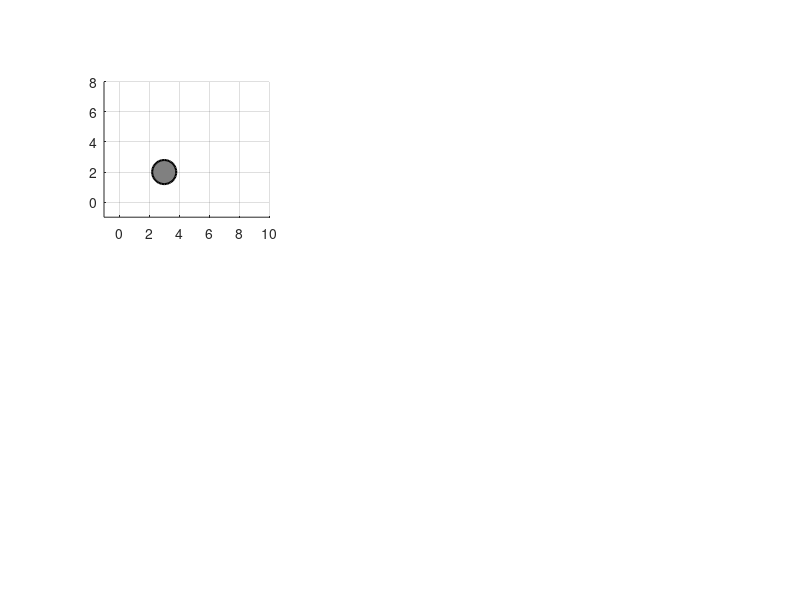

Here is the MATLAB script that generated this plot: (Note: this script raises an error after producing the figure.)
function apf_advanced_optimized()
    % Optimized 2D Artificial Potential Field Obstacle Avoidance
    % With adaptive parameter tuning and performance optimization
    
    clc;
    clear;
    close all;
    
    % ==================== SIMULATION PARAMETERS ====================
    dt = 0.1;                    % Time step
    max_iterations = 2000;        % Maximum number of iterations
    goal_threshold = 0.5;         % Distance threshold to consider goal reached
    
    % Robot parameters
    robot_pos = [0; 0];           % Starting position [x; y]
    robot_radius = 0.3;           % Robot radius for collision checking
    
    % Goal position
    goal_pos = [8; 6];            % Target position
    
    % Obstacles - [x, y, radius]
    obstacles = [
        3, 2, 0.8;
        4, 5, 0.7;
        6, 3, 0.6;
        2, 4, 0.5;
        7, 4.5, 0.7;
    ];
    
    % ==================== ADVANCED APF PARAMETERS ====================
    params = struct();
    params.attraction_gain = 0.8;       % Ka - Attractive potential gain
    params.repulsion_gain = 3.0;         % Kr - Repulsive potential gain
    params.repulsion_distance = 2.5;     % Q* - Distance of influence
    params.dt = dt;
    
    % Adaptive field parameters
    params.use_adaptive = true;
    params.adaptive_gain = 1.5;
    params.goal_influence_distance = 3.0;
    
    % Local minima escape parameters
    params.enable_escape = true;
    params.escape_force_magnitude = 1.2;
    params.escape_duration = 30;
    params.escape_threshold = 0.3;
    
    % Dynamic parameter adjustment
    params.dynamic_tuning = true;        % Enable dynamic parameter tuning
    params.min_repulsion_gain = 2.0;      % Minimum repulsion gain
    params.max_repulsion_gain = 5.0;      % Maximum repulsion gain
    
    % ==================== INITIALIZATION ====================
    % Data logging for analysis
    log = initialize_log(robot_pos, goal_pos);
    
    % Local minima detection
    stuck_counter = 0;
    escape_mode = false;
    escape_counter = 0;
    escape_direction = [0; 0];
    prev_positions = [];
    
    % Performance tracking
    performance = struct();
    performance.iteration_times = [];
    performance.parameter_adjustments = [];
    
    % Create multi-panel figure
    figure('Position', [50, 50, 1600, 900]);
    
    % ==================== MAIN SIMULATION LOOP ====================
    fprintf('=== Optimized APF Navigation Simulation ===\n');
    fprintf('Goal position: (%.1f, %.1f)\n', goal_pos(1), goal_pos(2));
    fprintf('Initial position: (%.1f, %.1f)\n', robot_pos(1), robot_pos(2));
    fprintf('Number of obstacles: %d\n\n', size(obstacles, 1));
    
    t_start = tic;
    
    for iter = 1:max_iterations
        iteration_start = tic;
        
        % Store position for stuck detection
        prev_positions = [prev_positions, robot_pos];
        if size(prev_positions, 2) > 20
            prev_positions = prev_positions(:, 2:end);
        end
        
        % Dynamically adjust parameters based on situation
        if params.dynamic_tuning
            params = dynamic_parameter_tuning(params, robot_pos, goal_pos, obstacles, iter);
        end
        
        % Calculate APF forces
        [total_force, F_att, F_rep, details] = calculate_advanced_forces(...
            robot_pos, goal_pos, obstacles, params, iter);
        
        % Check for local minima
        if params.enable_escape && ~escape_mode
            [is_stuck, escape_dir] = detect_local_minima_advanced(...
                log.velocity, prev_positions, params.escape_threshold);
            
            if is_stuck
                fprintf('⚠ Local minima detected at iteration %d! Activating escape.\n', iter);
                escape_mode = true;
                escape_counter = params.escape_duration;
                escape_direction = escape_dir;
                stuck_counter = stuck_counter + 1;
            end
        end
        
        % Apply escape force
        if escape_mode
            total_force = total_force + params.escape_force_magnitude * escape_direction;
            escape_counter = escape_counter - 1;
            
            if escape_counter <= 0
                escape_mode = false;
                fprintf('✓ Escape completed at iteration %d\n', iter);
            end
        end
        
        % Update robot position
        robot_pos = robot_pos + total_force * dt;
        current_time = log.time(end) + dt;
        
        % Log data
        log = update_log(log, robot_pos, total_force, current_time, ...
                        F_att, F_rep, escape_mode, iter, goal_pos);
        
        % Track performance
        performance.iteration_times(iter) = toc(iteration_start);
        
        % Check termination conditions
        dist_to_goal = log.dist_to_goal(end);
        if dist_to_goal < goal_threshold
            fprintf('\n✓ GOAL REACHED successfully in %d iterations!\n', iter);
            fprintf('  Final distance: %.3f\n', dist_to_goal);
            break;
        end
        
        if check_collision(robot_pos, robot_radius, obstacles)
            fprintf('\n✗ COLLISION DETECTED at iteration %d!\n', iter);
            fprintf('  Position: (%.3f, %.3f)\n', robot_pos(1), robot_pos(2));
            break;
        end
        
        % Update visualization
        if mod(iter, 5) == 0 || iter == 1
            plot_optimized_visualization(robot_pos, goal_pos, obstacles, log, ...
                params, escape_mode, details, robot_radius, iter, performance);
            pause(0.01);
        end
        
        % Progress report
        if mod(iter, 50) == 0
            elapsed_time = toc(t_start);
            fprintf('Progress: %d iterations, time: %.1fs, dist to goal: %.3f\n', ...
                iter, elapsed_time, dist_to_goal);
        end
    end
    
    total_time = toc(t_start);
    
    % ==================== FINAL ANALYSIS ====================
    plot_comprehensive_analysis(log, obstacles, goal_pos, robot_pos, params, ...
                               robot_radius, performance, total_time);
    
    % Display comprehensive statistics
    display_enhanced_statistics(log, obstacles, robot_pos, goal_pos, ...
                               performance, total_time, stuck_counter);
end

function log = initialize_log(robot_pos, goal_pos)
    % Initialize data logging structure
    log = struct();
    log.position = robot_pos;
    log.velocity = [0; 0];
    log.time = 0;
    log.dist_to_goal = norm(robot_pos - goal_pos);
    log.force_att = [0; 0];
    log.force_rep = [0; 0];
    log.force_total = [0; 0];
    log.escape_active = false;
    log.iteration = 0;
    log.safety_margin = [];
    log.parameter_history = [];
end

function log = update_log(log, robot_pos, total_force, current_time, ...
                         F_att, F_rep, escape_mode, iter, goal_pos)
    % Update log with new data
    log.position = [log.position, robot_pos];
    log.velocity = [log.velocity, total_force];
    log.time = [log.time, current_time];
    log.dist_to_goal = [log.dist_to_goal, norm(robot_pos - goal_pos)];
    log.force_att = [log.force_att, F_att];
    log.force_rep = [log.force_rep, F_rep];
    log.force_total = [log.force_total, total_force];
    log.escape_active = [log.escape_active, escape_mode];
    log.iteration = [log.iteration, iter];
end

function params = dynamic_parameter_tuning(params, robot_pos, goal_pos, obstacles, iter)
    % Dynamically adjust parameters based on situation
    
    dist_to_goal = norm(robot_pos - goal_pos);
    
    % Find closest obstacle
    min_dist = inf;
    for i = 1:size(obstacles, 1)
        obs_pos = obstacles(i, 1:2)';
        obs_radius = obstacles(i, 3);
        dist = norm(robot_pos - obs_pos) - obs_radius;
        if dist < min_dist
            min_dist = dist;
        end
    end
    
    % Adjust repulsion gain based on proximity to obstacles
    if min_dist < 1.0
        % Close to obstacles - increase repulsion
        params.repulsion_gain = min(params.max_repulsion_gain, ...
                                   params.repulsion_gain * 1.05);
    elseif min_dist > 2.0
        % Far from obstacles - decrease repulsion
        params.repulsion_gain = max(params.min_repulsion_gain, ...
                                   params.repulsion_gain * 0.98);
    end
    
    % Adjust attraction gain based on progress
    if dist_to_goal < 2.0
        % Close to goal - reduce attraction to prevent overshoot
        params.attraction_gain = max(0.3, params.attraction_gain * 0.99);
    end
end

function [total_force, F_att, F_rep, details] = calculate_advanced_forces(...
    robot_pos, goal_pos, obstacles, params, iteration)
    % Advanced force calculation with multiple enhancements
    
    % Attractive force with quadratic potential
    dist_to_goal = norm(robot_pos - goal_pos);
    F_att = params.attraction_gain * (goal_pos - robot_pos);
    
    % Initialize repulsive force
    F_rep = [0; 0];
    details = struct();
    details.closest_obstacle_dist = inf;
    details.closest_obstacle_idx = 0;
    details.obstacle_forces = [];
    details.safety_margin = [];
    
    % Calculate repulsive forces
    for i = 1:size(obstacles, 1)
        obs_pos = obstacles(i, 1:2)';
        obs_radius = obstacles(i, 3);
        
        % Distance calculations
        dist_to_obs = norm(robot_pos - obs_pos);
        dist_to_surface = max(dist_to_obs - obs_radius, 0.001);
        
        % Track closest obstacle
        if dist_to_surface < details.closest_obstacle_dist
            details.closest_obstacle_dist = dist_to_surface;
            details.closest_obstacle_idx = i;
        end
        
        % Calculate repulsive force if within influence zone
        if dist_to_surface < params.repulsion_distance
            % Direction
            direction = (robot_pos - obs_pos) / dist_to_obs;
            
            % Adaptive factor for GNRON prevention
            if params.use_adaptive && dist_to_goal < params.goal_influence_distance
                adaptive_factor = (dist_to_goal / params.goal_influence_distance)^2;
            else
                adaptive_factor = 1.0;
            end
            
            % Force magnitude with improved formula
            magnitude = params.repulsion_gain * adaptive_factor * ...
                       (1/dist_to_surface - 1/params.repulsion_distance)^2;
            
            % Add force
            force = magnitude * direction;
            F_rep = F_rep + force;
            
            % Store for analysis
            details.obstacle_forces = [details.obstacle_forces; norm(force)];
            details.safety_margin = [details.safety_margin; dist_to_surface];
        end
    end
    
    % Force limiting
    max_rep_force = 5.0;
    if norm(F_rep) > max_rep_force
        F_rep = F_rep / norm(F_rep) * max_rep_force;
    end
    
    % Total force
    total_force = F_att + F_rep;
    
    % Global force limiting
    max_force = 2.5;
    if norm(total_force) > max_force
        total_force = total_force / norm(total_force) * max_force;
    end
    
    % Store details
    details.dist_to_goal = dist_to_goal;
    details.F_att_mag = norm(F_att);
    details.F_rep_mag = norm(F_rep);
end

function [is_stuck, escape_direction] = detect_local_minima_advanced(velocity_history, positions, threshold)
    % Advanced local minima detection
    
    is_stuck = false;
    escape_direction = [1; 0];
    
    % Need sufficient history
    if size(velocity_history, 2) < 15 || size(positions, 2) < 15
        return;
    end
    
    % Check recent velocities
    recent_velocities = velocity_history(:, end-14:end);
    avg_velocity = mean(vecnorm(recent_velocities, 2, 1));
    
    % Check position oscillation
    if size(positions, 2) >= 10
        recent_positions = positions(:, end-9:end);
        position_span = max(recent_positions, [], 2) - min(recent_positions, [], 2);
        oscillation = norm(position_span);
    else
        oscillation = inf;
    end
    
    % Detect stuck condition
    if avg_velocity < threshold && oscillation < 1.0
        is_stuck = true;
        
        % Calculate escape direction
        if size(positions, 2) >= 5
            p_current = positions(:, end);
            p_previous = positions(:, max(1, end-4));
            
            movement = p_current - p_previous;
            if norm(movement) > 0.01
                % Perpendicular direction
                escape_direction = [movement(2); -movement(1)] / norm(movement);
                % Add randomness
                angle = randn * 0.3;
                rotation = [cos(angle), -sin(angle); sin(angle), cos(angle)];
                escape_direction = rotation * escape_direction;
            end
        end
    end
end

function collision = check_collision(robot_pos, robot_radius, obstacles)
    % Check for collisions
    collision = false;
    
    for i = 1:size(obstacles, 1)
        obs_pos = obstacles(i, 1:2)';
        obs_radius = obstacles(i, 3);
        
        if norm(robot_pos - obs_pos) < (robot_radius + obs_radius)
            collision = true;
            return;
        end
    end
end

function plot_optimized_visualization(robot_pos, goal_pos, obstacles, log, ...
    params, escape_mode, details, robot_radius, iteration, performance)
    % Optimized 6-panel visualization
    
    % Panel 1: Robot trajectory and environment
    subplot(2, 3, 1);
    cla;
    hold on;
    grid on;
    axis equal;
    xlim([-1, 10]);
    ylim([-1, 8]);
    
    % Plot obstacles
    for i = 1:size(obstacles, 1)
        obs_x = obstacles(i, 1);
        obs_y = obstacles(i, 2);
        obs_r = obstacles(i, 3);
        
        % Obstacle body
        theta = linspace(0, 2*pi, 50);
        x_fill = obs_x + obs_r * cos(theta);
        y_fill = obs_y + obs_r * sin(theta);
        fill(x_fill, y_fill, [0.5, 0.5, 0.5], 'EdgeColor', 'k', 'LineWidth', 1.5);
        
        % Influence zone
        influence_x = obs_x + params.repulsion_distance * cos(theta);
        influence_y = obs_y + params.repulsion_distance * sin(theta);
        plot(influence_x, influence_y, 'r--', 'LineWidth', 0.8, 'Color', [1, 0, 0, 0.3]);
    end
    
    % Highlight closest obstacle
    if details.closest_obstacle_idx > 0
        idx = details.closest_obstacle_idx;
        obs_x = obstacles(idx, 1);
        obs_y = obstacles(idx, 2);
        obs_r = obstacles(idx, 3);
        rectangle('Position', [obs_x-obs_r-0.1, obs_y-obs_r-0.1, ...
                  2*obs_r+0.2, 2*obs_r+0.2], ...
                  'Curvature', [1, 1], 'EdgeColor', 'y', 'LineWidth', 2);
    end
    
    % Plot goal and path
    plot(goal_pos(1), goal_pos(2), 'g*', 'MarkerSize', 20, 'LineWidth', 2);
    plot(log.position(1, :), log.position(2, :), 'b-', 'LineWidth', 2);
    plot(robot_pos(1), robot_pos(2), 'bo', 'MarkerSize', 12, 'LineWidth', 2.5);
    
    % Plot start point
    plot(log.position(1, 1), log.position(2, 1), 'ks', 'MarkerSize', 8, 'LineWidth', 2);
    
    % Force vectors
    if size(log.force_total, 2) > 1
        F_total = log.force_total(:, end);
        if norm(F_total) > 0.01
            quiver(robot_pos(1), robot_pos(2), F_total(1), F_total(2), ...
                   0.8, 'k', 'LineWidth', 3, 'MaxHeadSize', 0.6);
        end
    end
    
    xlabel('X');
    ylabel('Y');
    title(sprintf('Trajectory (Iter %d, Dist: %.2f)', iteration, log.dist_to_goal(end)));
    legend('Obstacles', 'Influence Zone', 'Goal', 'Path', 'Robot', ...
           'Start', 'Total Force', 'Location', 'eastoutside');
    
    % Panel 2: Distance to goal over time
    subplot(2, 3, 2);
    plot(log.time, log.dist_to_goal, 'b-', 'LineWidth', 2);
    grid on;
    xlabel('Time (s)');
    ylabel('Distance');
    title('Distance to Goal');
    ylim([0, max(10, max(log.dist_to_goal))]);
    
    % Panel 3: Force magnitudes
    subplot(2, 3, 3);
    force_att_mag = vecnorm(log.force_att, 2, 1);
    force_rep_mag = vecnorm(log.force_rep, 2, 1);
    force_total_mag = vecnorm(log.force_total, 2, 1);
    
    plot(log.time, force_att_mag, 'g-', 'LineWidth', 1.5);
    hold on;
    plot(log.time, force_rep_mag, 'r-', 'LineWidth', 1.5);
    plot(log.time, force_total_mag, 'k-', 'LineWidth', 2);
    grid on;
    xlabel('Time (s)');
    ylabel('Force Magnitude');
    title('Force Analysis');
    legend('F_{att}', 'F_{rep}', 'F_{total}', 'Location', 'best');
    
    % Panel 4: Velocity profile
    subplot(2, 3, 4);
    velocity_mag = vecnorm(log.velocity, 2, 1);
    plot(log.time, velocity_mag, 'm-', 'LineWidth', 2);
    hold on;
    
    % Mark escape periods
    escape_starts = find(diff([0, log.escape_active]) == 1);
    escape_ends = find(diff([log.escape_active, 0]) == -1);
    
    for i = 1:min(length(escape_starts), length(escape_ends))
        if escape_starts(i) <= length(log.time) && escape_ends(i) <= length(log.time)
            x_fill = [log.time(escape_starts(i)), log.time(escape_ends(i)), ...
                      log.time(escape_ends(i)), log.time(escape_starts(i))];
            y_fill = [0, 0, max(velocity_mag), max(velocity_mag)];
            fill(x_fill, y_fill, 'y', 'FaceAlpha', 0.2, 'EdgeColor', 'none');
        end
    end
    
    grid on;
    xlabel('Time (s)');
    ylabel('Velocity');
    title('Velocity Profile');
    
    % Panel 5: Safety margin
    subplot(2, 3, 5);
    if isfield(details, 'closest_obstacle_dist')
        safety_margin = details.closest_obstacle_dist;
        bar(safety_margin, 'b');
        hold on;
        yline(robot_radius, 'r--', 'Collision Threshold', 'LineWidth', 1.5);
        grid on;
        xlabel('Current');
        ylabel('Distance');
        title('Safety Margin');
        ylim([0, max(2, safety_margin+0.5)]);
    end
    
    % Panel 6: Status panel
    subplot(2, 3, 6);
    cla;
    axis off;
    
    % Calculate stats for display
    avg_velocity = mean(velocity_mag(max(1, end-10):end));
    
    status_text = {
        '=== SIMULATION STATUS ===';
        sprintf('Iteration: %d', iteration);
        sprintf('Time: %.1f s', log.time(end));
        sprintf('Position: (%.2f, %.2f)', robot_pos(1), robot_pos(2));
        sprintf('Distance to goal: %.2f', log.dist_to_goal(end));
        sprintf('Velocity: %.2f', velocity_mag(end));
        sprintf('Avg velocity: %.2f', avg_velocity);
        sprintf('Attractive force: %.2f', norm(log.force_att(:, end)));
        sprintf('Repulsive force: %.2f', norm(log.force_rep(:, end)));
        sprintf('Safety margin: %.2f', details.closest_obstacle_dist);
        '';
        '=== PARAMETERS ===';
        sprintf('Ka: %.2f', params.attraction_gain);
        sprintf('Kr: %.2f', params.repulsion_gain);
        sprintf('Q*: %.1f', params.repulsion_distance);
        '';
        sprintf('Escape mode: %s', string(escape_mode));
        sprintf('Iteration time: %.3f s', mean(performance.iteration_times));
    };
    
    text(0.1, 0.9, status_text, 'VerticalAlignment', 'top', ...
         'FontName', 'Courier', 'FontSize', 10);
    
    drawnow;
end

function plot_comprehensive_analysis(log, obstacles, goal_pos, final_pos, params, ...
                                    robot_radius, performance, total_time)
    % Create comprehensive final analysis figure
    figure('Position', [100, 100, 1400, 900]);
    
    % Heat map of potential field
    subplot(3, 3, [1, 2]);
    [X, Y] = meshgrid(-1:0.1:10, -1:0.1:8);
    U = zeros(size(X));
    
    for i = 1:size(X, 1)
        for j = 1:size(X, 2)
            point = [X(i, j); Y(i, j)];
            
            % Attractive potential
            U_att = 0.5 * params.attraction_gain * norm(point - goal_pos)^2;
            
            % Repulsive potential
            U_rep = 0;
            for k = 1:size(obstacles, 1)
                obs_pos = obstacles(k, 1:2)';
                obs_radius = obstacles(k, 3);
                dist = norm(point - obs_pos) - obs_radius;
                
                if dist < params.repulsion_distance && dist > 0
                    U_rep = U_rep + 0.5 * params.repulsion_gain * ...
                           (1/dist - 1/params.repulsion_distance)^2;
                elseif dist <= 0
                    U_rep = U_rep + 100;
                end
            end
            
            U(i, j) = U_att + U_rep;
        end
    end
    
    imagesc(X(1,:), Y(:,1), log10(U+1));
    colormap('jet');
    colorbar;
    hold on;
    plot(log.position(1, :), log.position(2, :), 'w-', 'LineWidth', 2.5);
    plot(goal_pos(1), goal_pos(2), 'w*', 'MarkerSize', 20, 'LineWidth', 2.5);
    plot(log.position(1, 1), log.position(2, 1), 'ws', 'MarkerSize', 15, 'LineWidth', 2.5);
    title('Potential Field Heat Map with Trajectory (log scale)');
    xlabel('X');
    ylabel('Y');
    axis equal tight;
    
    % Distance to goal over time
    subplot(3, 3, 3);
    plot(log.time, log.dist_to_goal, 'b-', 'LineWidth', 2.5);
    grid on;
    xlabel('Time (s)');
    ylabel('Distance');
    title('Convergence');
    
    % Force evolution
    subplot(3, 3, 4);
    force_att_mag = vecnorm(log.force_att, 2, 1);
    force_rep_mag = vecnorm(log.force_rep, 2, 1);
    
    plot(log.time, force_att_mag, 'g-', 'LineWidth', 2);
    hold on;
    plot(log.time, force_rep_mag, 'r-', 'LineWidth', 2);
    grid on;
    xlabel('Time (s)');
    ylabel('Force');
    title('Force Evolution');
    legend('Attractive', 'Repulsive', 'Location', 'best');
    
    % Velocity profile
    subplot(3, 3, 5);
    velocity_mag = vecnorm(log.velocity, 2, 1);
    plot(log.time, velocity_mag, 'm-', 'LineWidth', 2);
    grid on;
    xlabel('Time (s)');
    ylabel('Velocity');
    title('Velocity Profile');
    
    % Safety margin
    subplot(3, 3, 6);
    safety_distances = calculate_safety_distances(log.position, obstacles);
    plot(log.time, safety_distances, 'b-', 'LineWidth', 2);
    hold on;
    yline(robot_radius, 'r--', 'Collision Threshold', 'LineWidth', 1.5);
    grid on;
    xlabel('Time (s)');
    ylabel('Distance');
    title('Safety Margin');
    legend('Safety Margin', 'Threshold', 'Location', 'best');
    
    % Trajectory components
    subplot(3, 3, 7);
    plot(log.time, log.position(1, :), 'b-', 'LineWidth', 2);
    hold on;
    plot(log.time, log.position(2, :), 'r-', 'LineWidth', 2);
    grid on;
    xlabel('Time (s)');
    ylabel('Position');
    title('Trajectory Components');
    legend('X', 'Y', 'Location', 'best');
    
    % Performance metrics
    subplot(3, 3, 8);
    if length(performance.iteration_times) > 1
        plot(1:length(performance.iteration_times), performance.iteration_times * 1000, 'k-', 'LineWidth', 1.5);
        grid on;
        xlabel('Iteration');
        ylabel('Time (ms)');
        title('Computation Time per Iteration');
    end
    
    % Summary statistics
    subplot(3, 3, 9);
    axis off;
    
    path_length = calculate_path_length(log.position);
    straight_line = norm(goal_pos - log.position(:, 1));
    efficiency = 100 * straight_line / path_length;
    
    summary_text = {
        '=== SUMMARY STATISTICS ===';
        sprintf('Total time: %.2f s', total_time);
        sprintf('Iterations: %d', length(log.iteration));
        sprintf('Path length: %.2f', path_length);
        sprintf('Efficiency: %.1f%%', efficiency);
        sprintf('Min safety: %.2f', min(safety_distances));
        sprintf('Avg safety: %.2f', mean(safety_distances));
        sprintf('Avg velocity: %.2f', mean(velocity_mag));
        sprintf('Max velocity: %.2f', max(velocity_mag));
        sprintf('Escape count: %d', sum(diff([0, log.escape_active]) == 1));
    };
    
    text(0.1, 0.9, summary_text, 'VerticalAlignment', 'top', ...
         'FontName', 'Courier', 'FontSize', 11, 'FontWeight', 'bold');
end

function safety_distances = calculate_safety_distances(positions, obstacles)
    % Calculate minimum distances to obstacles throughout trajectory
    num_points = size(positions, 2);
    safety_distances = zeros(1, num_points);
    
    for i = 1:num_points
        pos = positions(:, i);
        min_dist = inf;
        
        for j = 1:size(obstacles, 1)
            obs_pos = obstacles(j, 1:2)';
            obs_radius = obstacles(j, 3);
            dist = norm(pos - obs_pos) - obs_radius;
            min_dist = min(min_dist, dist);
        end
        
        safety_distances(i) = min_dist;
    end
end

function display_enhanced_statistics(log, obstacles, final_pos, goal_pos, ...
                                    performance, total_time, escape_count)
    % Display enhanced comprehensive simulation statistics
    
    fprintf('\n%s\n', repmat('=', 70));
    fprintf('OPTIMIZED APF SIMULATION - FINAL STATISTICS\n');
    fprintf('%s\n', repmat('=', 70));
    
    % Basic metrics
    fprintf('\n BASIC METRICS:\n');
    fprintf('  • Total iterations: %d\n', length(log.iteration));
    fprintf('  • Total time: %.2f seconds\n', total_time);
    fprintf('  • Computation time per iteration: %.2f ms\n', ...
            1000 * mean(performance.iteration_times));
    fprintf('  • Path length: %.3f units\n', calculate_path_length(log.position));
    fprintf('  • Final position: (%.3f, %.3f)\n', final_pos(1), final_pos(2));
    fprintf('  • Final distance to goal: %.3f\n', log.dist_to_goal(end));
    
    % Performance metrics
    fprintf('\n PERFORMANCE METRICS:\n');
    velocity_mag = vecnorm(log.velocity, 2, 1);
    fprintf('  • Average velocity: %.3f units/s\n', mean(velocity_mag));
    fprintf('  • Max velocity: %.3f units/s\n', max(velocity_mag));
    fprintf('  • Average attractive force: %.3f\n', mean(vecnorm(log.force_att, 2, 1)));
    fprintf('  • Average repulsive force: %.3f\n', mean(vecnorm(log.force_rep, 2, 1)));
    
    % Efficiency metrics
    fprintf('\n EFFICIENCY METRICS:\n');
    straight_line_dist = norm(goal_pos - log.position(:, 1));
    path_length = calculate_path_length(log.position);
    fprintf('  • Straight-line distance: %.3f units\n', straight_line_dist);
    fprintf('  • Path efficiency: %.1f%%\n', 100 * straight_line_dist / path_length);
    fprintf('  • Convergence rate: %.3f units/iteration\n', ...
            (log.dist_to_goal(1) - log.dist_to_goal(end)) / length(log.iteration));
    
    % Safety metrics
    fprintf('\n SAFETY METRICS:\n');
    safety_distances = calculate_safety_distances(log.position, obstacles);
    fprintf('  • Minimum distance to obstacles: %.3f units\n', min(safety_distances));
    fprintf('  • Average safety margin: %.3f units\n', mean(safety_distances));
    fprintf('  • Safety margin variance: %.3f\n', var(safety_distances));
    fprintf('  • Number of escape activations: %d\n', escape_count);
    
    % Additional metrics
    fprintf('\n ADDITIONAL METRICS:\n');
    fprintf('  • Path smoothness: %.3f\n', calculate_path_smoothness(log.position));
    fprintf('  • Force balance ratio: %.2f\n', ...
            mean(vecnorm(log.force_rep, 2, 1)) / mean(vecnorm(log.force_att, 2, 1)));
    
    fprintf('%s\n', repmat('=', 70));
end

function smoothness = calculate_path_smoothness(positions)
    % Calculate path smoothness (lower is smoother)
    if size(positions, 2) < 3
        smoothness = 0;
        return;
    end
    
    angles = [];
    for i = 2:size(positions, 2)-1
        v1 = positions(:, i) - positions(:, i-1);
        v2 = positions(:, i+1) - positions(:, i);
        
        if norm(v1) > 0 && norm(v2) > 0
            cos_angle = dot(v1, v2) / (norm(v1) * norm(v2));
            cos_angle = max(-1, min(1, cos_angle));  % Clamp to valid range
            angles = [angles, acos(cos_angle)];
        end
    end
    
    smoothness = mean(angles) * 180 / pi;  % Average turning angle in degrees
end

function path_length = calculate_path_length(positions)
    % Calculate total path length
    path_length = 0;
    for i = 2:size(positions, 2)
        path_length = path_length + norm(positions(:, i) - positions(:, i-1));
    end
end
